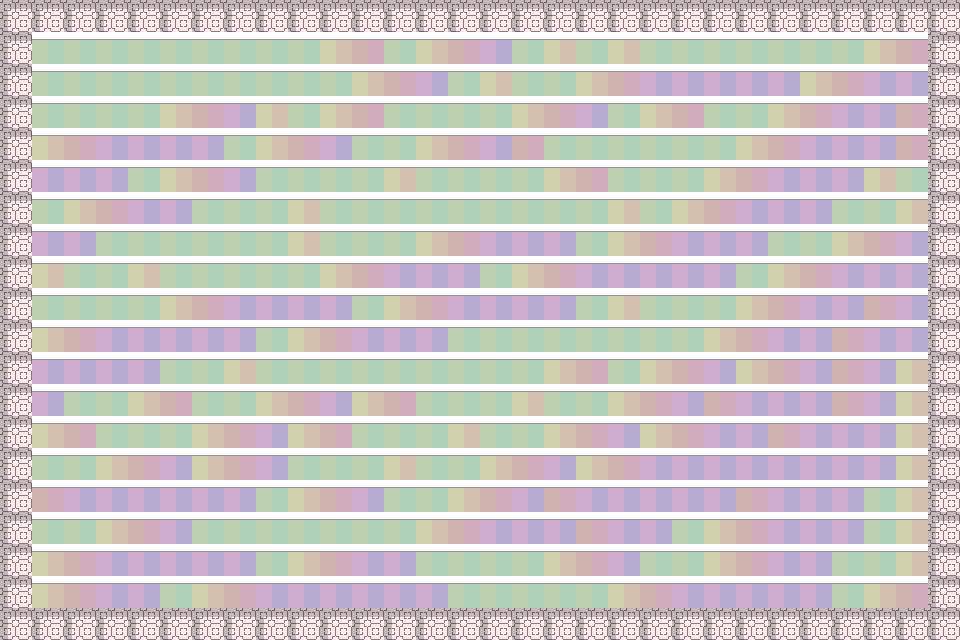

Below is a game level as drawn by its tile map, then a one-line description and the .tmx file that defines it, in full:
An orthogonal 30x20 tile map with 32x32 px tiles, 1 tile layer (Tile Layer 1) and 6 objects.

<map version="1.10" tiledversion="1.10.1" orientation="orthogonal" renderorder="right-down" width="30" height="20" tilewidth="32" tileheight="32" infinite="0" nextlayerid="6" nextobjectid="13">
 <editorsettings>
  <export target="../test/test.tmx" format="tmx" />
 </editorsettings>
 <tileset firstgid="1" name="tileset" tilewidth="32" tileheight="32" tilecount="72" columns="4">
  <image source="tileset.png" width="144" height="592" />
 </tileset>
 <objectgroup id="2" name="Object Layer 1">
  <object id="1" x="7.64585" y="2.54862" width="946.811" height="30.5834" />
  <object id="3" x="937.891" y="15.2917" />
  <object id="4" x="937.891" y="15.2917" width="25.4862" height="628.234" />
  <object id="5" x="10.1945" y="619.314" width="992.686" height="84.1043" />
  <object id="6" x="3.82292" y="-2.54862" width="22.9375" height="688.126" />
 </objectgroup>
 <objectgroup id="5" name="Door">
  <object id="10" x="815.557" y="402.681" width="36.9549" height="75.1842" />
 </objectgroup>
 <layer id="1" name="Tile Layer 1" width="30" height="20">
  <data encoding="csv">
5,5,5,5,5,5,5,5,5,5,5,5,5,5,5,5,5,5,5,5,5,5,5,5,5,5,5,5,5,5,
5,1,1,1,1,1,1,1,1,1,2,3,1,2,3,4,1,2,1,2,1,1,1,1,1,1,1,2,3,5,
5,1,1,1,1,1,1,1,1,1,1,2,3,4,1,2,1,1,2,3,4,4,4,4,4,2,3,4,4,5,
5,1,1,1,1,2,3,4,2,1,2,3,1,1,1,1,2,3,4,1,2,3,1,1,2,3,4,4,3,5,
5,2,3,4,4,4,4,1,2,3,4,1,1,2,3,4,3,1,1,1,1,1,1,2,3,4,4,4,3,5,
5,4,4,4,1,2,3,4,1,1,1,1,2,1,1,1,1,2,3,1,1,1,2,3,4,4,4,2,1,5,
5,1,2,3,4,4,1,1,1,2,1,1,1,1,1,1,1,1,1,2,1,2,3,4,4,4,1,1,2,5,
5,4,4,1,1,1,1,1,1,2,1,1,1,2,3,4,4,4,1,2,3,4,4,4,1,1,2,3,4,5,
5,2,1,1,2,1,1,1,1,1,2,3,4,4,4,1,2,3,4,4,4,4,4,1,2,3,4,4,4,5,
5,1,1,1,1,2,3,4,4,4,4,1,2,3,4,4,4,4,1,2,1,1,1,2,3,4,4,3,4,5,
5,2,3,4,4,4,4,4,1,2,3,4,4,4,1,1,1,1,1,1,1,1,2,3,4,4,3,4,4,5,
5,4,4,4,4,1,1,2,1,1,1,1,1,1,1,1,1,2,3,1,2,3,4,2,3,4,3,4,2,5,
5,4,1,1,2,3,1,1,2,3,4,2,3,1,1,1,2,1,1,2,3,4,3,4,4,4,3,4,2,5,
5,2,3,1,1,1,2,3,4,2,3,1,1,1,2,1,1,2,3,4,2,3,4,4,3,4,4,4,2,5,
5,1,1,2,3,4,2,3,4,1,1,1,2,1,1,2,3,4,2,3,4,4,4,4,4,4,4,4,2,5,
5,3,4,4,4,4,4,4,1,2,3,4,1,1,2,3,4,3,4,4,4,4,4,3,4,4,4,1,2,5,
5,1,1,2,3,4,1,1,1,1,1,1,1,2,3,4,4,4,3,4,4,1,2,3,4,4,4,1,2,5,
5,2,3,4,4,4,4,4,1,2,3,4,4,1,1,1,1,2,3,4,1,1,2,3,4,4,1,1,2,5,
5,2,3,4,4,1,2,3,4,4,4,4,4,4,1,1,1,1,1,2,3,4,4,4,4,4,1,2,3,5,
5,5,5,5,5,5,5,5,5,5,5,5,5,5,5,5,5,5,5,5,5,5,5,5,5,5,5,5,5,5
</data>
 </layer>
</map>
